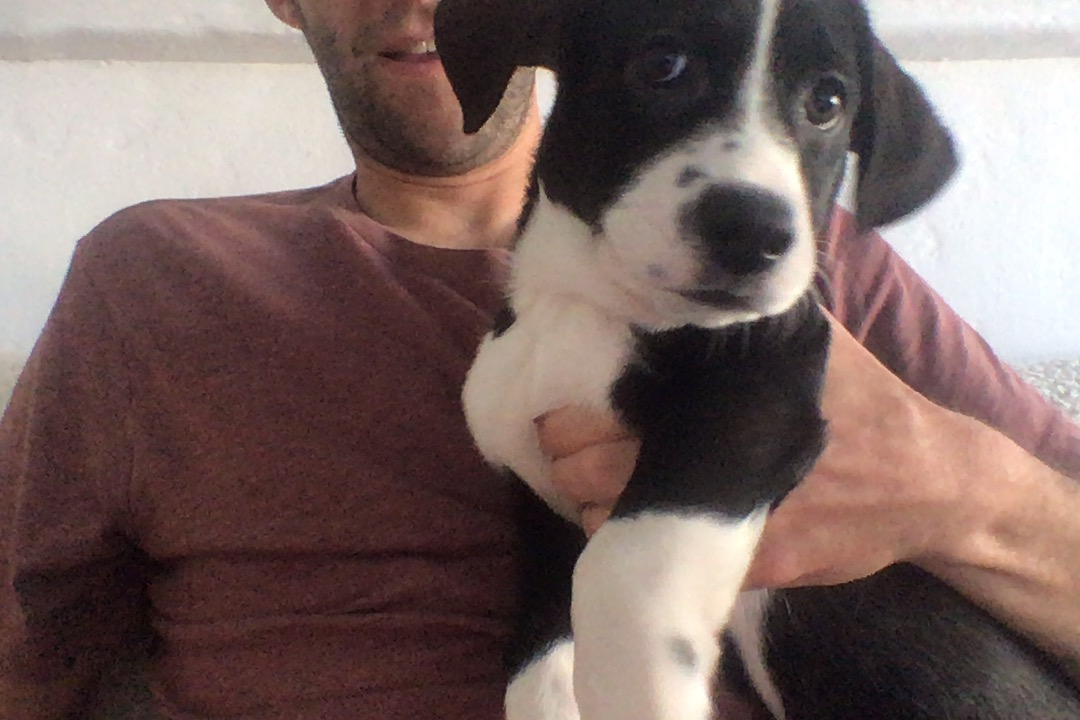
#> input picture cartoonify/sal.jpg, 1080 x 720 px
$ python -i cartoonify.py   (imports and definitions only)
#> lines starting #> are read from the running program, lines starting #| are printed output that depends on the picture
#> further down, picture is the input picture: shape (720, 1080, 3); mean B, G, R 96.9, 100.4, 120.5
import cv2 as cv
import sys
import numpy as np
import argparse

MEDIAN_KERNAL_SIZE = 7
BILATERAL_KERNAL_SIZE = 12
MAX_KERNEL_LENGTH = 31

def cartoonify(img):

    # step 1: blur and detect edges
    # apply median blur then canny edge detection

    # for i in range(1, MEDIAN_KERNAL_SIZE, 2):
    #     median = cv.medianBlur(img, i)

    # median_edges = cv.Canny(median, 100, 200)

    # step 2: downsize image, bilateral filter, upsize, blur for smoothing
    down_scale_percent = 25  # percent of original size
    downsize_width = int(img.shape[1] * down_scale_percent / 100)
#> downsize_width = 270
    downsize_height = int(img.shape[0] * down_scale_percent / 100)
#> downsize_height = 180
    downsize_dim = (downsize_width, downsize_height)
#> downsize_dim = (270, 180)

    # downsize image
    downsized = cv.resize(img, downsize_dim, interpolation=cv.INTER_AREA)

    # apply bilteral filter to downsized image
    bilateral = downsized

    for j in range(0, 14):
        for i in range(1, BILATERAL_KERNAL_SIZE, 2):
            bilateral = cv.bilateralFilter(bilateral, i, i * 2, i / 2)
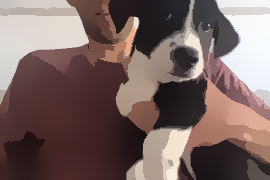
#> bilateral: shape (180, 270, 3); mean B, G, R 96.7, 100.3, 120.5

    upsize_width = int(img.shape[1])
#> upsize_width = 1080
    upsize_height = int(img.shape[0])
#> upsize_height = 720
    upsize_dim = (upsize_width, upsize_height)
#> upsize_dim = (1080, 720)

    # upsize the filtered image back to original size
    upsized = cv.resize(bilateral, upsize_dim, interpolation=cv.INTER_AREA)

    # apply median blur to smooth errrors of upsizing
    for i in range(1, MEDIAN_KERNAL_SIZE, 2):
        final_toon = cv.medianBlur(upsized, i)

    # [6 lines of commented-out code are left out]
    return final_toon

>>> import cv2
>>> picture = cv2.imread('sal.jpg')
>>> result = cartoonify(picture)
